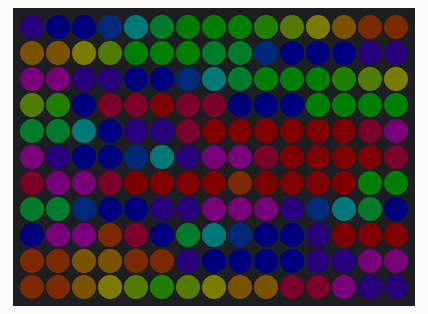
This sketch was run on a simulated Arduino Uno, built with avr-gcc and run on an emulated ATmega328P. On the bench: 15×11 RGB LED matrix (first LED top left, wired row by row). Dim RGB values are drawn brighter than linear.

Above: at 0.47 s.
At 4.74 s:
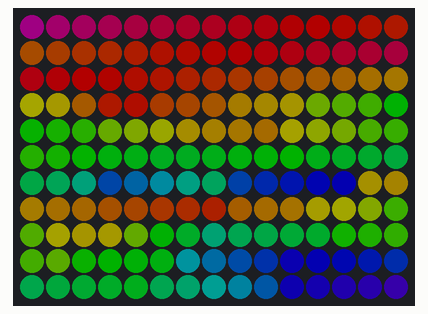
At 9.29 s:
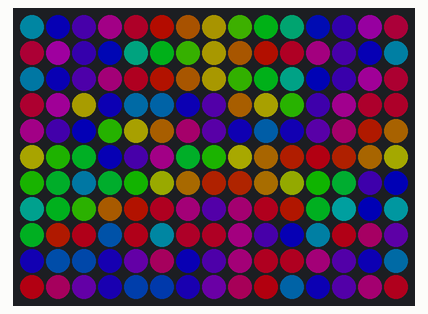
At 19.51 s:
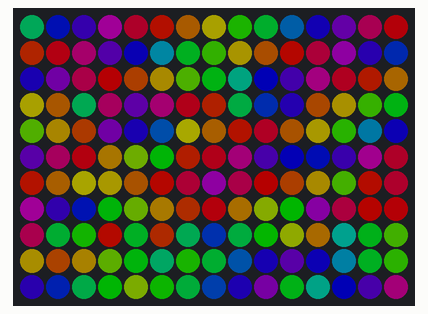
At 28.69 s:
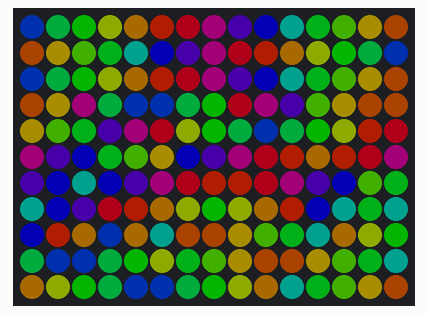
At 39.62 s:
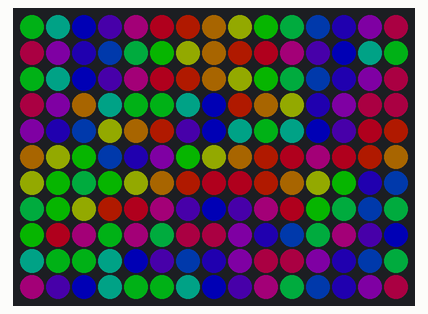

The sketch:

SimpleIrregularMatrix.ino
```cpp
#include <FastLED.h>

#define LED_PIN  5
#define COLOR_ORDER GRB
#define CHIPSET     WS2812B
#define BRIGHTNESS 64

const uint8_t kMatrixWidth = 15;
const uint8_t kMatrixHeight = 11;

#define NUM_LEDS (kMatrixWidth * kMatrixHeight)
CRGB leds[NUM_LEDS];

#define LAST_VISIBLE_LED 102

uint8_t XY (uint8_t x, uint8_t y) {
  // any out of bounds address maps to the first hidden pixel
  if ( (x >= kMatrixWidth) || (y >= kMatrixHeight) ) {
    return (LAST_VISIBLE_LED + 1);
  }

  const uint8_t XYTable[] = {
    14,  13,  12,  11,  10,   9,   8,   7,   6,   5,   4,   3,   2,   1,   0,
    15,  16,  17,  18,  19,  20,  21,  22,  23,  24,  25,  26,  27,  28,  29,
    44,  43,  42,  41,  40,  39,  38,  37,  36,  35,  34,  33,  32,  31,  30,
    45,  46, 103, 104, 105, 106, 107,  47, 108, 109, 110, 111, 112,  48,  49,
    58,  57,  56, 118, 117, 116,  55,  54,  53, 115, 114, 113,  52,  51,  50,
    59,  60,  61,  62, 119, 120,  63,  64,  65, 121, 122,  66,  67,  68,  69,
   126,  80,  79,  78, 125,  77,  76,  75,  74,  73, 124,  72,  71,  70, 123,
   127, 128, 129, 130, 131,  81,  82,  83,  84,  85, 132, 133, 134, 135, 136,
   144, 143, 142, 141,  92,  91,  90,  89,  88,  87,  86, 140, 139, 138, 137,
   145, 146, 147, 148, 149,  93,  94,  95,  96,  97, 150, 151, 152, 153, 154,
   164, 163, 162, 161, 160, 102, 101, 100,  99,  98, 159, 158, 157, 156, 155
  };

  uint8_t i = (y * kMatrixWidth) + x;
  uint8_t j = XYTable[i];
  return j;
}

void setup() {
  FastLED.addLeds<CHIPSET, LED_PIN, COLOR_ORDER>(leds, NUM_LEDS).setCorrection(TypicalSMD5050);
  FastLED.setBrightness( BRIGHTNESS );
}

void loop()
{
  uint32_t ms = millis();
  int32_t yHueDelta32 = ((int32_t)cos16( ms * (27/1) ) * (350 / kMatrixWidth));
  int32_t xHueDelta32 = ((int32_t)cos16( ms * (39/1) ) * (310 / kMatrixHeight));
  DrawOneFrame( ms / 65536, yHueDelta32 / 32768, xHueDelta32 / 32768);
  if( ms < 5000 ) {
    FastLED.setBrightness( scale8( BRIGHTNESS, (ms * 256) / 5000));
  } else {
    FastLED.setBrightness(BRIGHTNESS);
  }
  FastLED.show();
}

void DrawOneFrame( byte startHue8, int8_t yHueDelta8, int8_t xHueDelta8)
{
  byte lineStartHue = startHue8;
  for( byte y = 0; y < kMatrixHeight; y++) {
    lineStartHue += yHueDelta8;
    byte pixelHue = lineStartHue;
    for( byte x = 0; x < kMatrixWidth; x++) {
      pixelHue += xHueDelta8;
      leds[ XY(x, y)]  = CHSV( pixelHue, 255, 255);
    }
  }
}
```
